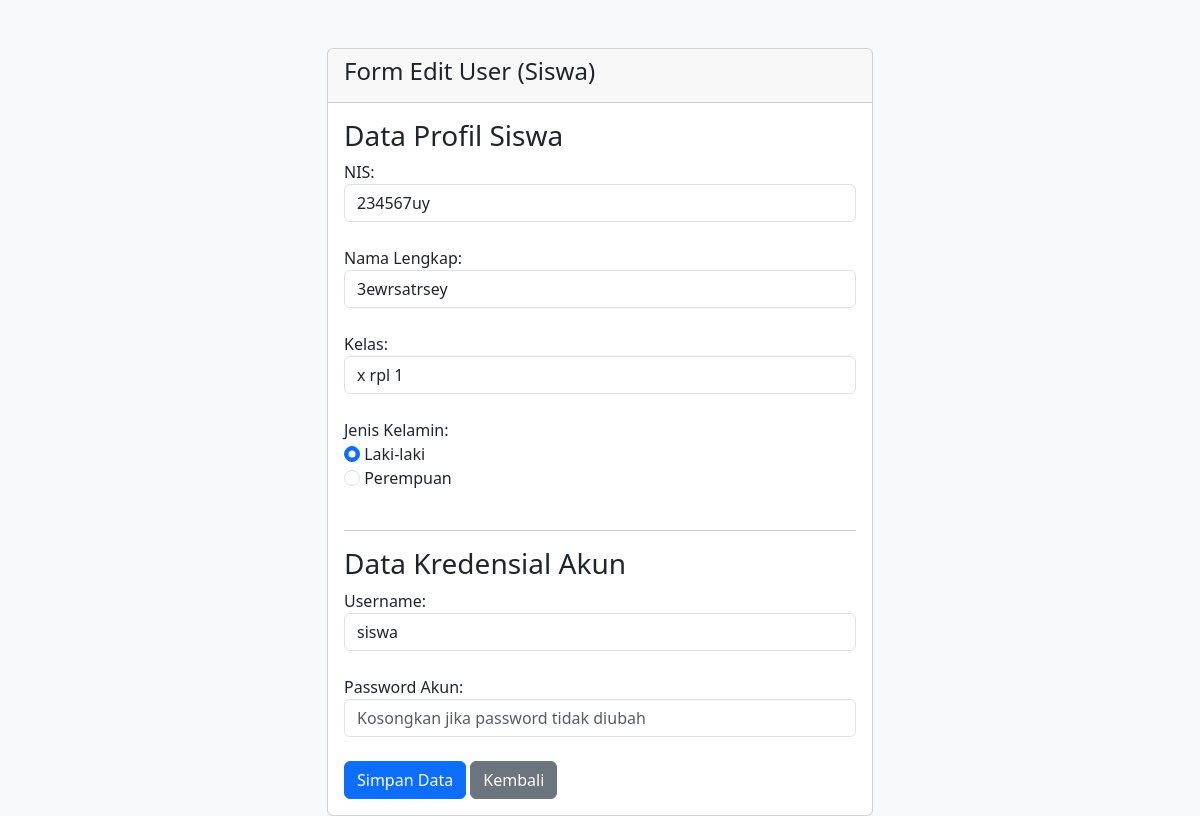
Screenshot of /form_edit_user.php?id=5&role=siswa (signed in) with the database file from the repository.
### tables this page shows
CREATE TABLE `siswa` (
  `id` int(11) NOT NULL,
  `nis` varchar(10) NOT NULL,
  `nama` varchar(100) NOT NULL,
  `kelas` varchar(10) NOT NULL,
  `jenis_kelamin` enum('L','P') NOT NULL,
  `user_id` int(11) NOT NULL
);

CREATE TABLE `users` (
  `id` int(11) NOT NULL,
  `username` varchar(50) NOT NULL,
  `password` varchar(255) NOT NULL,
  `role` enum('admin','guru','siswa') NOT NULL,
  `created_at` timestamp NOT NULL DEFAULT current_timestamp() ON UPDATE current_timestamp()
);

### form_edit_user.php (the view, shortened to what this page needs)
<?php
include 'database.php';
$id = $_GET['id'];
$role = $_GET['role'];
if ($role === 'admin') {
    $query = "SELECT * FROM users WHERE id = '$id' LIMIT 1";
    $result = mysqli_fetch_assoc(mysqli_query($koneksi, $query));
?>
<!doctype html>
<html lang="id">
<head>
    <meta charset="utf-8">
    <title>Form Edit Admin</title>
    <link
        href="https://cdn.jsdelivr.net/npm/bootstrap@5.3.0/dist/css/bootstrap.min.css"
        rel="stylesheet"
    >
</head>
<body class="bg-light">
<div class="container mt-5">
    <div class="row justify-content-center">
        <div class="col-md-6">
            <div class="card">
                <div class="card-header">
                    <h4>Form Edit User (Admin)</h4>
                </div>
                <div class="card-body">
                    <form action="proses_edit_user.php" method="POST">
                        <h3>Data Kredensial Akun</h3>
                        <label>Username:</label>
                        <input
                            type="text"
                            name="username"
                            class="form-control"
                            value="<?= $result['username'] ?>"
                            placeholder="Username Akun"
                            required
                        >
                        <br>
                        <label>Password Akun:</label>
                        <input
                            type="password"
                            name="password"
                            class="form-control"
                            placeholder="Kosongkan jika password tidak diubah"
                        >
                        <br>
                        <input
                            type="hidden"
                            name="role"
                            value="admin"
                        >
                        <input
                            type="hidden"
                            name="id_user"
                            value="<?= $result['id'] ?>"
                        >
                        <button
                            type="submit"
                            name="edit"
                            class="btn btn-primary"
                        >
                            Simpan Data
                        </button>
                        <a
                            href="daftar_user.php"
                            class="btn btn-secondary"
                        >
                            Kembali
                        </a>
                    </form>
                </div>
            </div>
        </div>
    </div>
</div>
</body>
</html>
<?php
} elseif ($role === 'siswa') {
    $querysiswa = "
        SELECT
            users.id AS user_id,
            users.username,
            users.role,
            siswa.id AS siswa_id,
            siswa.nis,
            siswa.nama,
            siswa.kelas,
            siswa.jenis_kelamin
        FROM users
        JOIN siswa
        ON users.id = siswa.user_id
        WHERE users.id = '$id'
        LIMIT 1
    ";
    $resultsiswa = mysqli_fetch_assoc(
        mysqli_query($koneksi, $querysiswa)
    );
?>
<!doctype html>
<html lang="id">
<head>
    <link
        href="https://cdn.jsdelivr.net/npm/bootstrap@5.3.0/dist/css/bootstrap.min.css"
        rel="stylesheet"
    >
</head>
<body class="bg-light">
<div class="container mt-5">
    <div class="row justify-content-center">
        <div class="col-md-6">
            <div class="card">
                <div class="card-header">
                    <h4>Form Edit User (Siswa)</h4>
                </div>
                <div class="card-body">
                    <form action="proses_edit_user.php" method="POST">
                        <h3>Data Profil Siswa</h3>
                        <label>NIS:</label>
                        <input
                            type="text"
                            name="nis"
                            class="form-control"
                            value="<?= $resultsiswa['nis'] ?>"
                            placeholder="Nomor Induk Siswa"
                            required
                        >
                        <br>
                        <label>Nama Lengkap:</label>
                        <input
                            type="text"
                            name="nama"
                            class="form-control"
                            value="<?= $resultsiswa['nama'] ?>"
                            placeholder="Nama Lengkap Siswa"
                            required
                        >
                        <br>
                        <label>Kelas:</label>
                        <input
                            type="text"
                            name="kelas"
                            class="form-control"
                            value="<?= $resultsiswa['kelas'] ?>"
                            placeholder="Contoh: XI-RPL-1"
                            required
                        >
                        <br>
                        <label>Jenis Kelamin:</label>
                        <br>
                        <input
                            type="radio"
                            name="jenis_kelamin"
                            value="L"
                            class="form-check-input"
                            <?= ($resultsiswa['jenis_kelamin'] == 'L') ? 'checked' : '' ?>
                            required
                        >
                        Laki-laki
                        <br>
                        <input
                            type="radio"
                            name="jenis_kelamin"
                            value="P"
                            class="form-check-input"
                            <?= ($resultsiswa['jenis_kelamin'] == 'P') ? 'checked' : '' ?>
                        >
                        Perempuan
                        <br><br>
                        <hr>
                        <h3>Data Kredensial Akun</h3>
                        <label>Username:</label>
                        <input
                            type="text"
                            name="username"
                            class="form-control"
                            value="<?= $resultsiswa['username'] ?>"
                            placeholder="Username Akun"
                            required
                        >
                        <br>
                        <label>Password Akun:</label>
                        <input
                            type="password"
                            name="password"
                            class="form-control"
                            placeholder="Kosongkan jika password tidak diubah"
                        >
                        <br>
                        <button
                            type="submit"
                            name="edit"
                            class="btn btn-primary"
                        >
                            Simpan Data
                        </button>
                        <a
                            href="daftar_user.php"
                            class="btn btn-secondary"
                        >
                            Kembali
                        </a>
                    </form>
                </div>
            </div>
        </div>
    </div>
</div>
</body>
</html>
<?php
} else {
    echo "<script>
        alert('Role tidak valid');
        window.location.href = 'daftar_user.php';
    </script>";
}
?>

### rows the page displays
siswa: nis "234567uy", nama "3ewrsatrsey", kelas "x rpl 1", jenis_kelamin "☑", username "siswa"
